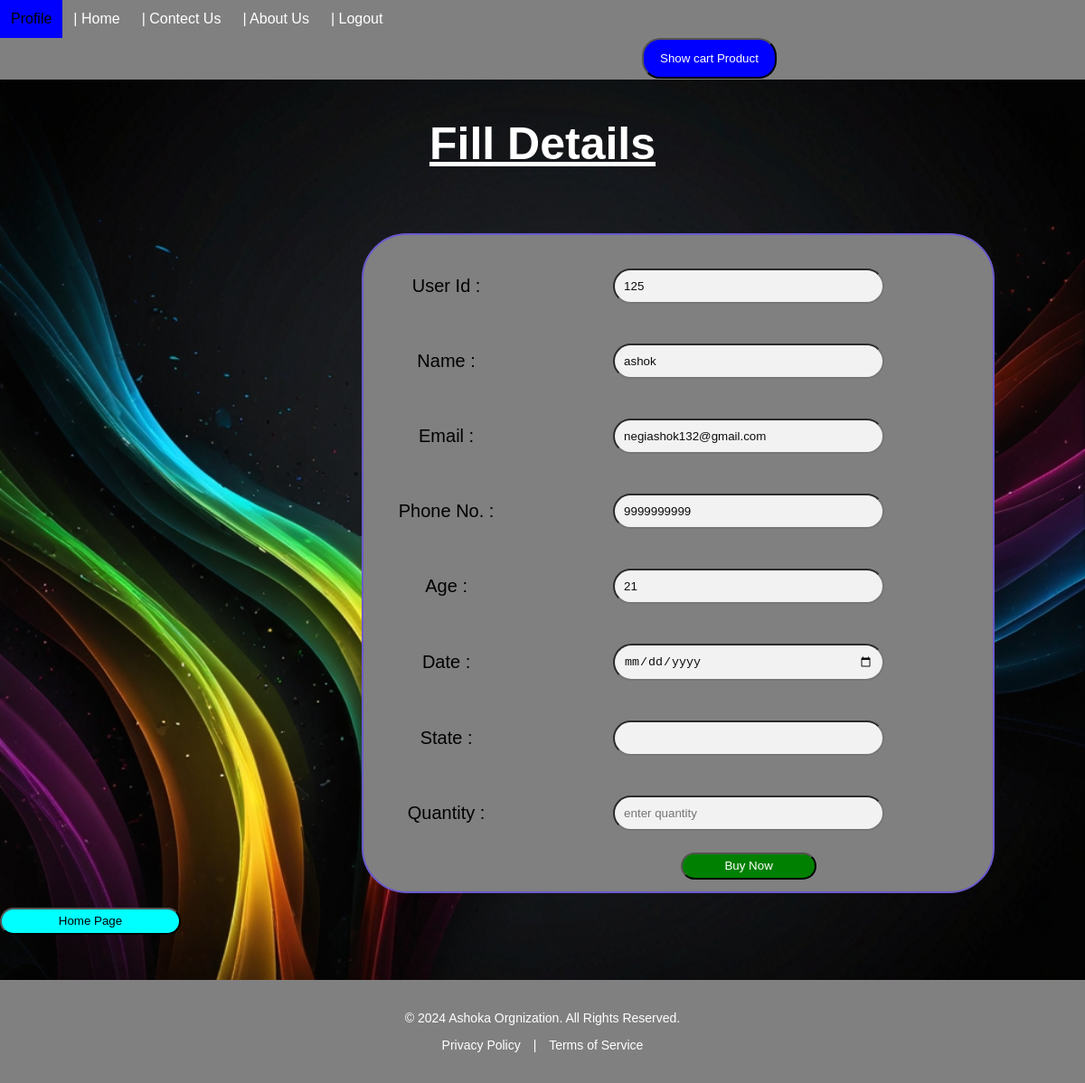
Screenshot of /buy_course.php (signed in) with the database file from the repository.
### tables this page shows
CREATE TABLE `userdata` (
  `id` int(11) NOT NULL,
  `name` varchar(40) DEFAULT NULL,
  `password` varchar(20) DEFAULT NULL,
  `email` varchar(50) DEFAULT NULL,
  `phone` varchar(15) DEFAULT NULL,
  `age` int(10) DEFAULT NULL,
  `gender` varchar(6) DEFAULT NULL,
  `usertype` varchar(11) DEFAULT NULL,
  `file` varchar(400) DEFAULT NULL
);

### buy_course.php (the view, shortened to what this page needs)
<?php
  include("nav.php");
 if($_SESSION['usertype']=="admin"  || $_SESSION['usertype']=="user"  || $_SESSION['usertype']=="normal"){
 $pid = $_GET['id'];
?>
<html>
   <body>
	 <h2 style="text-align: center; color:white;font-size: 50px;"><u>Fill Details</u></h2>
	 <form action="thankyou.php" method="POST">
	 	<table id="box">
	 		 <tr>
	 		 	<td>
	 		 	</td>
	 		 </tr>
	 		 <?php
	 		 include'connection.php';
	 		 $uid = $_SESSION['uid'];
	 		 $sql = "SELECT * FROM userdata WHERE id = {$uid}";
	 		 $result = mysqli_query($conn,$sql) or die("Query failed");
	 		 if(mysqli_num_rows($result)>0){
	 		 	while ($row= mysqli_fetch_assoc($result)){
	 		 ?>
	 		 <tr>
	 			<td>
	 				<label>User Id :</label>
	 			</td>
	 			<td>
	 				<input type="text" name="uid" value="<?php echo $row['id'];?>" readonly required>
	 			</td>
	 			<td>
	 		</tr>
	 		<tr>
	 			<td>
	 				<label>Name :</label>
	 			</td>
	 			<td>
	 				<input type="text" name="b_name" value="<?php echo $row['name'];?>" readonly required>
	 			</td>
	 			<td>
	 		</tr>
	 		<tr>
		     	<td>
	 			<label>Email :</label>
	 			</td>
	 			<td>
	 				<input type="email" name="b_email" value="<?php echo $row['email'];?>" readonly required>
	 			</td>
	 		</tr>
	 		<tr>
	 			<td>
	 			<label>Phone No. :</label>
	 			</td>
	 			<td>
	 				<input type="number" name="b_phone" value="<?php echo $row['phone'];?>" readonly required>
	 			</td>
	 		</tr>
	 		<tr>
	 			<td>
	 			<label>Age : </label>
	 			</td>
	 			<td>
	 				<input type="number" name="b_age" value="<?php echo $row['age'];?>" readonly required>
	 			</td>
	 		</tr>
	 		<tr>
	 			<td>
	 			<label>Date  : </label>
	 			</td>
	 			<td>
	 				<input type="Date" name="b_date"  required>
	 			</td>
	 		</tr>
	 		<tr>
	 			<td>
	 			<label>State :</label>
	 			</td>
	 			<td>
	 				<input type="text" name="b_state" required>
	 			</td>
	 		</tr>
	 		<tr>
	 			<?php echo "<td><label>
					        Quantity : </label></td>
					        <td> <input type='number' name='quantity'  id='enter_quentity' placeholder='enter quantity' data-id='{$pid}' required>
					  	</td> ";?>
			</tr>
	 		<tr><td></td>
	 			<td>
	 				<button name="sumbit" style="background: green; color:white; border-radius: 50px;width: 150px;height: 30px;" >Buy Now</button>
	 			</td>
	 		</tr>
	 		<?php
	 	}
	 }
	 		?>
	 	</table>
	 </form>
	 <button style="background: cyan; border-radius:50px;width:200px;height:30px"><a style="color:black; text-decoration:none"   href="getdata.php">Home Page</a></button>
  		</body>
</html>
<?php
include'footer.php';
}
else{
	session_destroy();
	 header("Location: signup.php");
}

### nav.php (style rules this page uses)
body { margin: 0px; padding: 0px; }

### buy_course.php (style rules this page uses)
body { font-family: arial; background-image: url('upload-image/2.jpg'); background-size: cover; }
#box { border: 2px solid slateblue; background-color: gray; padding: 10px; margin-left:400px; text-align: center; margin-top: 70px; border-radius: 50px; height: 400px; width: 700px; }
#box input { border-radius: 50px; margin: 20px; padding: 10px; width: 300px; opacity: 0.9; }
#box label { font-size: 20px; }

### rows the page displays
userdata: uid "125", b_name "ashok", b_email "negiashok132@gmail.com", b_phone "9999999999", b_age "21"
